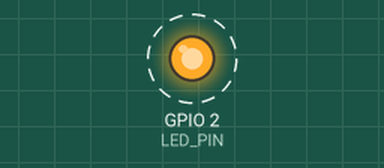
Recording of a sketch running on a simulated ESP32. Parts: output pins drawn as LEDs (lit = HIGH). Dashed ring = blinking. What the sketch prints to the serial monitor is not drawn.

Above: at 0.8 s.
Timing chart, 0 to 3.6 s (numbered marks = the images above):
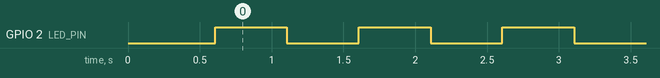

The sketch:

test_board_mac.ino
```cpp
// Test 1: board chạy, nạp code được, in địa chỉ MAC
#include <WiFi.h>

const int LED_PIN = 2;  // đèn trên board (nếu board có)

void setup() {
  Serial.begin(115200);
  delay(500);
  pinMode(LED_PIN, OUTPUT);
  WiFi.mode(WIFI_STA);  // bật WiFi để đọc đúng địa chỉ MAC
  delay(100);
  Serial.println();
  Serial.println("=== TEST 1: BOARD ===");
  Serial.printf("Chip: %s, %d nhân, %lu MHz\n", ESP.getChipModel(), ESP.getChipCores(),
                (unsigned long)ESP.getCpuFreqMHz());
  Serial.printf("Flash: %lu MB\n", (unsigned long)(ESP.getFlashChipSize() / (1024 * 1024)));
  Serial.print("MAC: ");
  Serial.println(WiFi.macAddress());
  Serial.println("Ghi địa chỉ MAC này lên nhãn của board.");
}

void loop() {
  static int count = 0;
  digitalWrite(LED_PIN, HIGH);
  delay(500);
  digitalWrite(LED_PIN, LOW);
  delay(500);
  if (++count % 5 == 0) {
    Serial.print("Đang chạy, MAC ");
    Serial.println(WiFi.macAddress());
  }
}
```

Measured:
- by itself, GPIO 2 (LED_PIN): alternates HIGH for 0.50 s and LOW for 0.50 s
